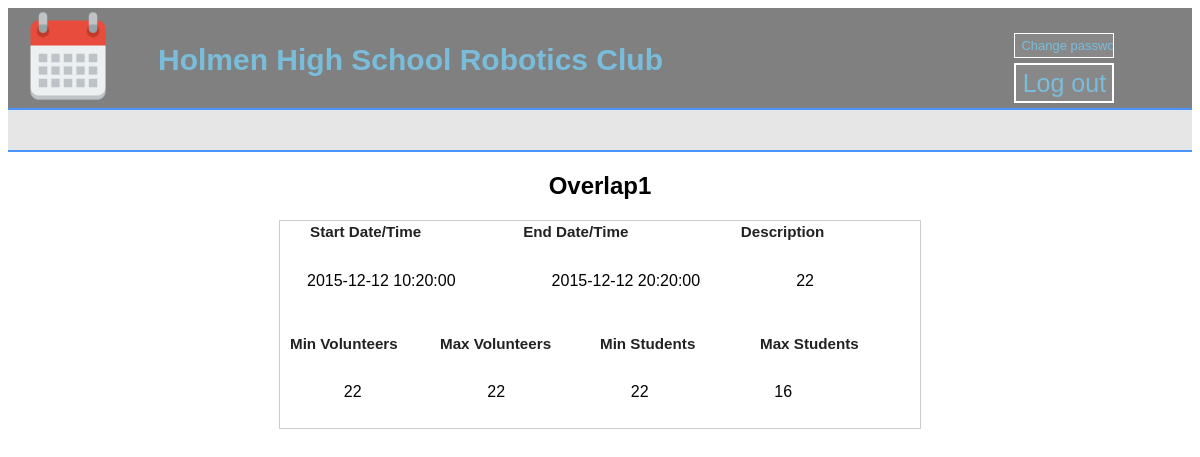
/viewEvent.php?eventID=18 (signed in), run on the app's committed database.
### tables this page shows
CREATE TABLE IF NOT EXISTS `events` (
  `eventId` int(11) NOT NULL,
  `title` text NOT NULL,
  `description` text NOT NULL,
  `location` text NOT NULL,
  `startDateTime` datetime NOT NULL COMMENT 'Format YYYY-MM-DD HH:MM:SS',
  `endDateTime` datetime NOT NULL COMMENT 'format YYYY-MM-DD HH:MM:SS',
  `minVolunteers` int(11) NOT NULL,
  `maxVolunteers` int(11) NOT NULL,
  `minStudents` int(11) NOT NULL,
  `maxStudents` int(11) NOT NULL,
  `creator` int(11) NOT NULL,
  `removed` int(11) NOT NULL
);

### viewEvent.php (the view, shortened to what this page needs)
<!DOCTYPE html PUBLIC "-//W3C//DTD XHTML 1.0 Transitional//EN" "http://www.w3.org/TR/xhtml1/DTD/xhtml1-transitional.dtd">
<html xmlns="http://www.w3.org/1999/xhtml">
  <head>
    <link rel="stylesheet" type="text/css" href="theme.css">
	<link rel="stylesheet" type="text/css" href="forms/view.css" media="all">
  </head>
  <body>
	  <div id = "title">
		<a href="Student.php">
			<h2 id = "titleName">
			  <img id = "titleIcon" src = "calendar-icon.png"  alt="icon"> Holmen High School Robotics Club
			</h2>
		</a>
		<input id = "log" class="button"  type="button" onClick="location.href='logout.php'" value="Log out">
		<input id = "changePassword" class="button"  type="button" onClick="location.href='changePassword.php'" value="Change password">
	  </div>
	  <div id="label">
	  </div>
	  <div id="main_body">
		<?php
		$eventID = htmlspecialchars($_GET["eventID"]);
		if (!$eventID){
			echo "<div>No Event to display.</div>";
		}
		else {
			$connection = mysqli_connect("localhost", "root", "091904", "holmenHighSchool");
			$result = mysqli_query($connection, "select * from events where eventId=$eventID");
			if ($result) {
				while ($row = mysqli_fetch_assoc($result)){
					echo '<h2 align="center">'.$row["title"].'</h2><div id="form_container">
						<div style="position: relative; left: 30px; top: 0px; width: 38%; display: inline-block; float: left;">
						<label class="description">Start Date/Time</label></div><div style="width: 34%; display: inline-block; float: left;">
						<label class="description">End Date/Time</label></div><div style="width: 28%; display: inline-block; float: left;">
						<label class="description">Description</label></div>';
					echo '<table cellpadding="25" style="width: 90%;"><tr><td>'.$row["startDateTime"].'</td>
						<td>'.$row["endDateTime"].'</td><td>'.$row["description"].'</td></tr></table>
						<p></p>
						<div style="position: relative; left: 10px; top: 0px; width: 25%; display: inline-block; float: left;">
						<label class="description">Min Volunteers</label></div>
						<div style="width: 25%; display: inline-block; float: left;"><label class="description">Max Volunteers</label></div>
						<div style="width: 25%; display: inline-block; float: left;"><label class="description">Min Students</label></div>
						<div style="width: 25%; display: inline-block; float: left;"><label class="description">Max Students</label></div>
						<table cellpadding="25" style="width: 90%; text-align: center;"><tr><td>'.$row["minVolunteers"].'</td>
						<td>'.$row["maxVolunteers"].'</td><td>'.$row["minStudents"].'</td><td>'.$row["maxStudents"].'</td></tr></table>';
				}
			}
			else {
				echo "Zero results.";
			}
		}
		?>
	  </div>
  </body>
</html>

### theme.css (style rules this page uses)
body { font-family: 'Cuprum','Lucida Sans Unicode', 'Lucida Grande', sans-serif; }
#label { position:relative; overflow:hidden; border-bottom: 2px solid rgb(75,148,255); width: 100%; height: 40px; background: #E6E6E6; }
#title { position:relative; overflow:hidden; border-bottom: 2px solid rgb(75,148,255); width: 100%; height: 100px; background: grey; }
#titleName { position: relative; top: 10px; font-size: 30px; color: rgb(121,189,219); left: 150px; width: 50%; }
#titleIcon { height: 100px; width: 100px; position: absolute; left: -140px; top: -35px; }
.button { position: absolute; }
#changePassword { border: hidden; height:25px; width:100px; color: rgb(121,189,219); background-color: #888888; top:25px; left: 85%; font-size: 13px; border: 1px solid white; }
#log { height:40px; width:100px; color: rgb(121,189,219); background-color: #888888; border-color: white; top:55px; left:85%; font-size: 25px; border-style: solid; }
a { text-decoration: none; }

### forms/view.css (style rules this page uses)
#form_container { background:#fff; border:1px solid #ccc; margin:0 auto; text-align:left; width:640px; }
img { behavior:url(css/iepngfix.htc); border:none; }
label.description { border:none; color:#222; display:block; font-size:95%; font-weight:700; line-height:150%; padding:0 0 1px; }

### data on the page
events: title "Overlap1", startDateTime "2015-12-12 10:20:00", endDateTime "2015-12-12 20:20:00", description "22", minVolunteers "22", maxVolunteers "22", minStudents "22", maxStudents "16"
